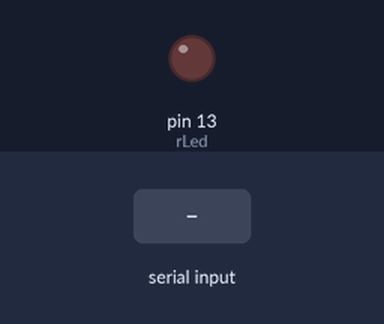
A sketch run on a simulated Arduino Uno, built with avr-gcc and run on an emulated ATmega328P. Shown: output pins drawn as LEDs (lit = HIGH). Inputs (shaded band) come from the test bench.

Above: at 1.2 s.
1.3 s: "r" received over Serial
At 2.5 s:
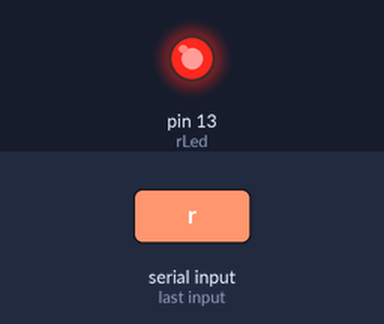
2.8 s: "1" received over Serial
At 3.6 s:
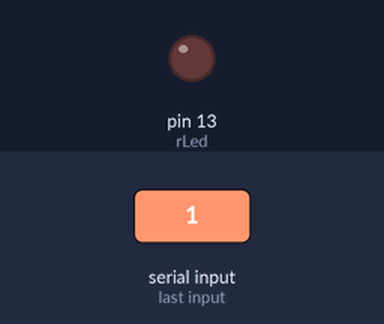
Timing chart, 0 to 5.8 s (numbered marks = the images above; inputs shaded):
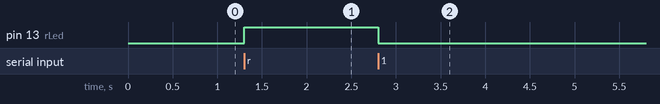

Measured:
- after the input at 1.3 s, pin 13 (rLed): LOW → HIGH at once
- after the input at 2.8 s, pin 13 (rLed): HIGH → LOW at once

The sketch:

unity_arduino.ino
```cpp
int rLed = 13;
int a;
char myCol[20];
void setup(){
  Serial.begin (9600);
  pinMode(rLed, OUTPUT);
  digitalWrite(rLed, LOW);
}
void loop(){
  /*  a = Serial.read();
  if(a==10){
    digitalWrite(rLed,HIGH);
  }
  */
  Serial.readBytes(myCol,1);
  if(strcmp(myCol,"r") == 0){
    digitalWrite(rLed, HIGH);
  }
  else{
    digitalWrite(rLed, LOW);
    }
  }
```
